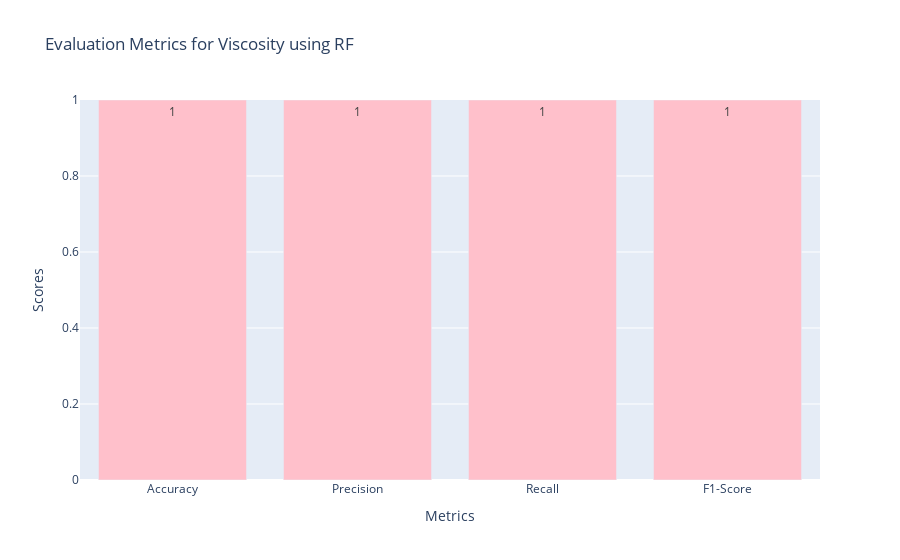

Source (notebook cell):
### Code cell
import plotly.graph_objects as go
import pandas as pd
from sklearn.metrics import accuracy_score, precision_score, recall_score, f1_score

# Calculate the metrics
accuracy = accuracy_score(y_test_sweetness, sweetness_predictions)
print(f"RF Accuracy: {accuracy:.4f}")
precision = precision_score(y_test_sweetness, sweetness_predictions, average='macro')
print(f"RF Precision: {precision:.4f}")
recall = recall_score(y_test_sweetness, sweetness_predictions, average='macro')
print(f"RF Recall: {recall:.4f}")
f1 = f1_score(y_test_sweetness, sweetness_predictions, average='macro')
print(f"RF F1 Score: {f1:.4f}")

# Create a DataFrame to hold the metrics
metrics = {
    'Metric': ['Accuracy', 'Precision', 'Recall', 'F1-Score'],
    'Score': [accuracy, precision, recall, f1]
}
metrics_df = pd.DataFrame(metrics)

# Create a bar graph using Plotly
fig = go.Figure()
fig.add_trace(go.Bar(
    x=metrics_df['Metric'],
    y=metrics_df['Score'],
    text=metrics_df['Score'].round(4),
    textposition='auto',
    marker=dict(color='pink'),
))

# Customize layout
fig.update_layout(
    title='Evaluation Metrics for Viscosity using RF',
    xaxis_title='Metrics',
    yaxis_title='Scores',
    yaxis_range=[0, 1],  # Set y-axis limits from 0 to 1
    bargap=0.2)
fig.show()

### Figure 1 — Plotly figure (JSON) as saved in the notebook; plotly's stock layout.template omitted (floating-point values rounded to 4 significant figures)
{"data": [{"marker": {"color": "pink"}, "text": [1, 1, 1, 1], "textposition": "auto", "type": "bar", "x": ["Accuracy", "Precision", "Recall", "F1-Score"], "y": [1, 1, 1, 1]}], "layout": {"bargap": 0.2, "title": {"text": "Evaluation Metrics for Viscosity using RF"}, "xaxis": {"title": {"text": "Metrics"}}, "yaxis": {"range": [0, 1], "title": {"text": "Scores"}}}}
